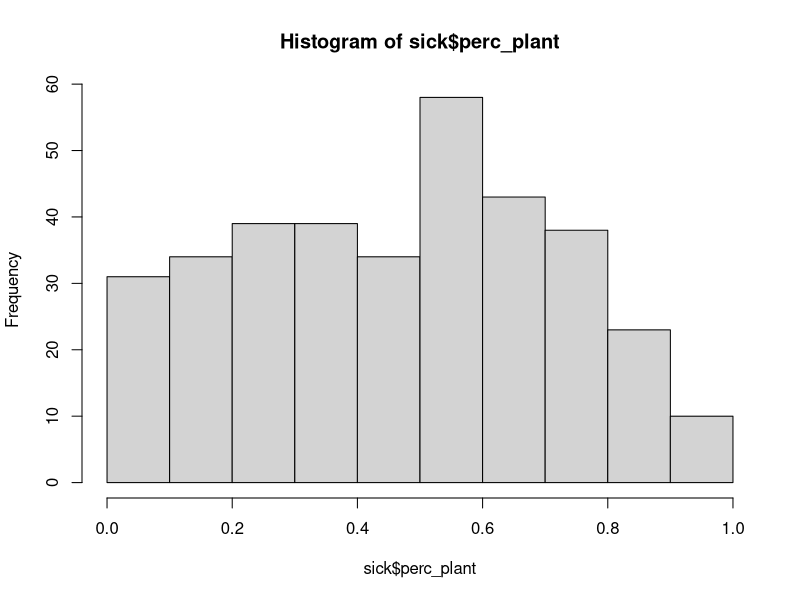
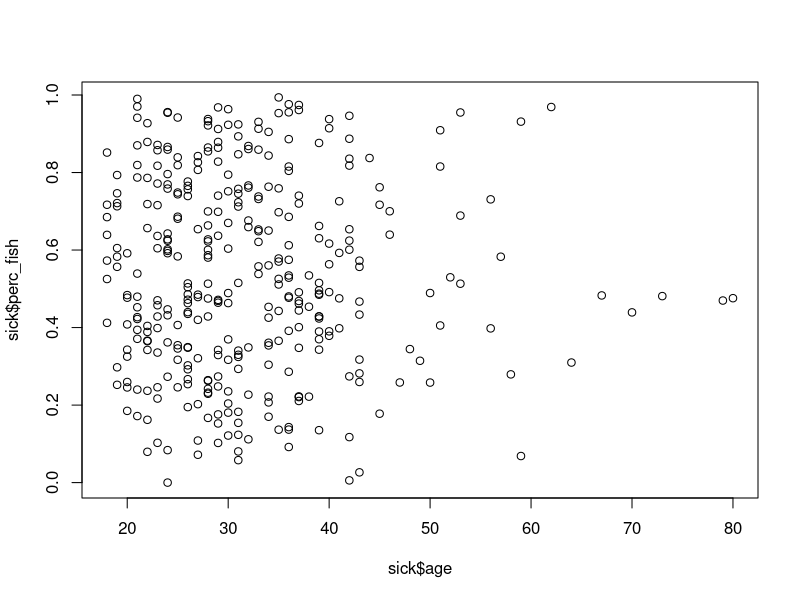
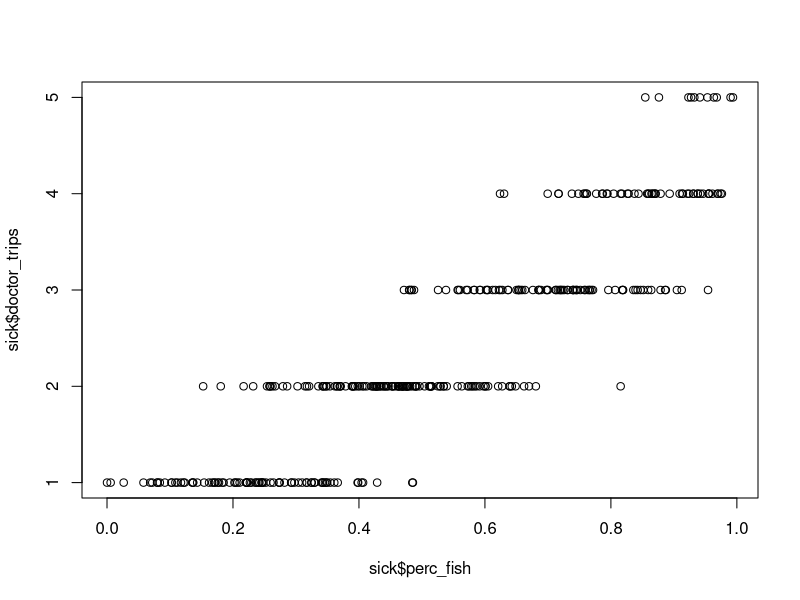

These charts were generated, in order, by the following R code:
## ---- chunk 1
# Open up the library
library(tidyverse)
## ---- chunk 2
# Put data in Environment
sick <- read_csv("data/sick_data.csv")

# View first few rows
head(sick)
## ---- chunk 3
# Find mean and standard deviation of %fish in people's diets
sick %>% 
  summarize(mean_fish = mean(perc_fish),
            sd_fish = sd(perc_fish))
## ---- chunk 4
# Histogram in base R
hist(sick$perc_plant)
## ---- chunk 5
# Scatter plot in base R
plot(x = sick$age, y = sick$perc_fish)
## ---- chunk 6
# Another scatterplot in base R
plot(x = sick$perc_fish, y = sick$doctor_trips)
